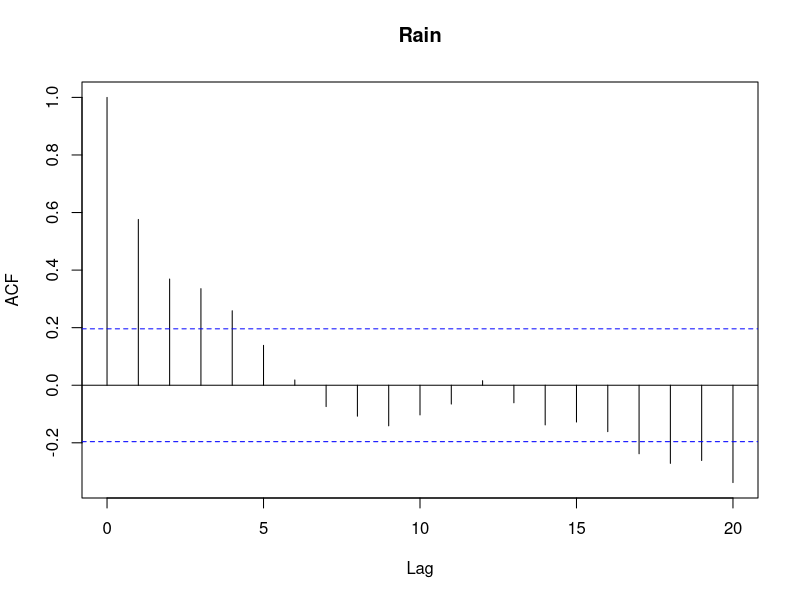
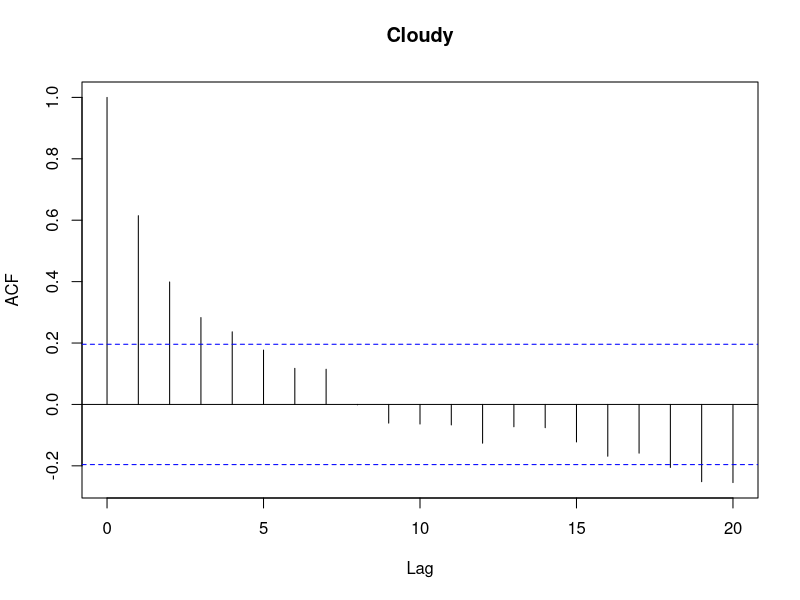
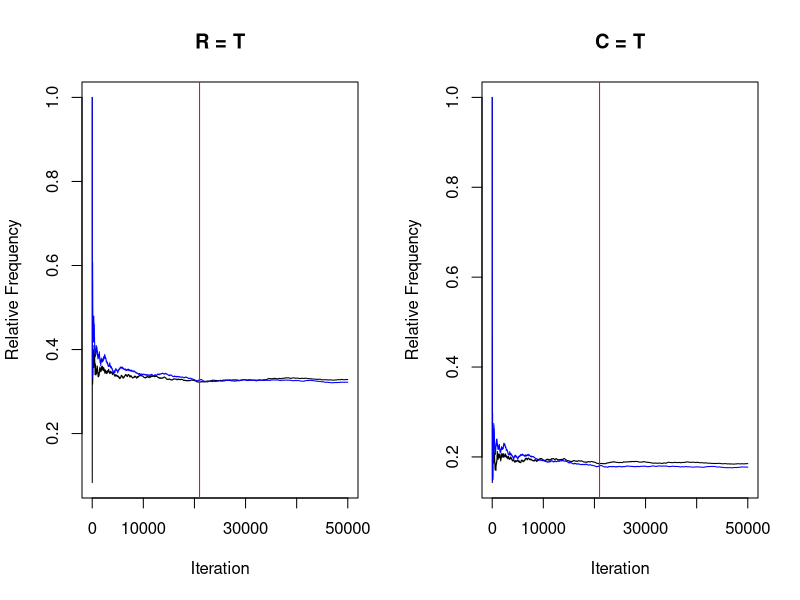
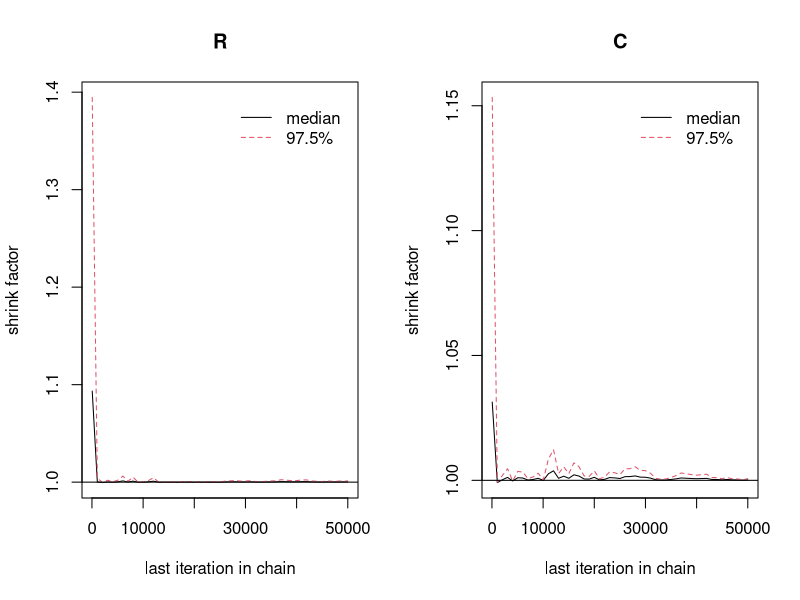

R code for these plots, in order:
## ---- chunk 1
knitr::opts_chunk$set(echo=TRUE, warning=FALSE, message=FALSE)
## ---- chunk 2
# Encoding conditional probabilities
p <- list(C=0.5, S.C1=0.1, S.C0=0.5, R.C1=0.8, R.C0=0.2, 
          W.S1_R1=0.99, W.S1_R0=0.9, W.S0_R1=0.9, W.S0_R0=0.01)
p$C.R1_S1_W1 <- p$R.C1*p$S.C1*p$C/(p$R.C1*p$S.C1*p$C+p$R.C0*p$S.C0*(1-p$C))
p$C.R0_S1_W1 <- (1-p$R.C1)*p$S.C1*p$C/((1-p$R.C1)*p$S.C1*p$C+(1-p$R.C0)*p$S.C0*(1-p$C))
p$R.C1_S1_W1 <- p$W.S1_R1*p$R.C1/(p$W.S1_R1*p$R.C1+p$W.S1_R0*(1-p$R.C1))
p$R.C0_S1_W1 <- p$W.S1_R1*p$R.C0/(p$W.S1_R1*p$R.C0+p$W.S1_R0*(1-p$R.C0))
## ---- chunk 3

Gibbs_sampler <- function(N=100) {
    samples <- matrix(NA, ncol=2, nrow=N, dimnames=list(NULL, c("R", "C")))
    # Initialisation (beginning state)
    samples[1,] <- c(TRUE, TRUE)

    for(n in 2:N) {
        # Random sampling to choose which variable (R or C) is updated
        indicator <- sample(c("R", "C"), size=1, prob=c(0.5, 0.5))
        if(indicator == "R") {
            # Sampling from P(R_{n+1}|C_{n},S=T,W=T)
            if(samples[(n-1), "C"]) sampling_prob <- p$R.C1_S1_W1 else sampling_prob <- p$R.C0_S1_W1

            sampled_R <- sample(c(TRUE, FALSE), size=1, prob=c(sampling_prob, (1-sampling_prob)))
            samples[n,] <- c(sampled_R, samples[(n-1), "C"])
        } else {
            # Sampling from P(C_{n+1}|R_{n},S=T,W=T)
            if(samples[(n-1), "R"]) sampling_prob <- p$C.R1_S1_W1 else sampling_prob <- p$C.R0_S1_W1

            sampled_C <- sample(c(TRUE, FALSE), size=1, prob=c(sampling_prob, (1-sampling_prob)))
            samples[n,] <- c(samples[(n-1), "R"], sampled_C)
        }
    }

    return(samples)
}

## ---- chunk 4
set.seed(42)
N <- 100
samples <- Gibbs_sampler(N)
## ---- chunk 5
result <- table(samples[, "R"], samples[, "C"])/N
rownames(result) <- c("R0", "R1")
colnames(result) <- c("C0", "C1")
result
## ---- chunk 6
marginal.R.S1_W1 <- sum(result[2,])
marginal.R.S1_W1
## ---- chunk 7
ro_R <- acf(as.numeric(samples[, "R"]), main="Rain")
ro_C <- acf(as.numeric(samples[, "C"]), main="Cloudy")
## ---- chunk 8
ESS_R <- ro_R$n.used/(1+2*sum(ro_R$acf))
ESS_C <- ro_C$n.used/(1+2*sum(ro_C$acf))
print(paste("Effective sample size for chain 'rain':", ESS_R))
print(paste("Effective sample size for chain 'cloudy':", ESS_C))
## ---- chunk 9
set.seed(42)
N <- 50000
samples1 <- Gibbs_sampler(N)

result1 <- table(samples1[, "R"], samples1[, "C"])/N
rownames(result1) <- c("R0", "R1")
colnames(result1) <- c("C0", "C1")

samples2 <- Gibbs_sampler(N)

result2 <- table(samples2[, "R"], samples2[, "C"])/N
rownames(result2) <- c("R0", "R1")
colnames(result2) <- c("C0", "C1")
## ---- chunk 10
result1
## ---- chunk 11
result2
## ---- chunk 12
# Plotting relative frequencies of R = T and C = T
burn_in_phase <- 21000
par(mfrow=c(1,2))
plot(1:N, cumsum(samples1[, "R"])/seq_len(N), type="l", 
    xlab="Iteration", ylab="Relative Frequency", main="R = T")
lines(cumsum(samples2[, "R"])/seq_len(N), type='l', col='blue')
abline(v=burn_in_phase, col="red")
plot(1:N, cumsum(samples1[, "C"])/seq_len(N), type="l", 
    xlab="Iteration", ylab="Relative Frequency", main="C = T")
lines(cumsum(samples2[, "C"])/seq_len(N), type='l', col='blue')
abline(v=burn_in_phase, col="red")
## ---- chunk 13
library(coda)
mcmcs <- mcmc.list(mcmc(data=samples1, start=2, end=N),
                   mcmc(data=samples2, start=2, end=N))
gelman.plot(mcmcs)
## ---- chunk 14
gelman.diag(mcmcs)
## ---- chunk 15
burn_in_phase <- 10000
result1 <- table(samples1[(burn_in_phase+1):N, "R"], 
    samples1[(burn_in_phase+1):N, "C"])/(N-burn_in_phase)
rownames(result1) <- c("R0", "R1")
colnames(result1) <- c("C0", "C1")
result1

result2 <- table(samples2[(burn_in_phase+1):N, "R"], 
    samples2[(burn_in_phase+1):N, "C"])/(N-burn_in_phase)
rownames(result2) <- c("R0", "R1")
colnames(result2) <- c("C0", "C1")
result2

marginal1.R.S1_W1 <- sum(result1[2,])
marginal2.R.S1_W1 <- sum(result2[2,])
print("Marginal probability using the first run of 50000 iterations and excluded burn-in phase:")
print(marginal1.R.S1_W1)
print("Marginal probability using the second run of 50000 iterations and excluded burn-in phase:")
print(marginal2.R.S1_W1)
## ---- chunk 16
S1_W1 <- p$W.S1_R0*p$S.C0*(1-p$R.C0)*(1-p$C) +
         p$W.S1_R0*p$S.C1*(1-p$R.C1)*p$C +
         p$W.S1_R1*p$S.C0*p$R.C0*(1-p$C) +
         p$W.S1_R1*p$S.C1*p$R.C1*p$C

R1_S1_W1 <- p$W.S1_R1*p$S.C0*p$R.C0*(1-p$C) +
            p$W.S1_R1*p$S.C1*p$R.C1*p$C

analytical_marginal.R.S1_W1 <- R1_S1_W1 / S1_W1

print("Analytical solution for the marginal probability:")
print(analytical_marginal.R.S1_W1)
